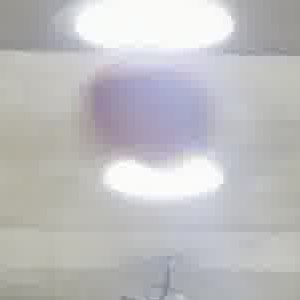
#> input picture src/images/basketball_crop.jpg, 300 x 300 px
$ python Assignment02.py
#> lines starting #> are read from the running program, lines starting #| are printed output that depends on the picture; after the words box and inside, x2 and y2 are one past the last pixel; in counts of white or black regions, pixels touching at a corner belong together
import cv2
import numpy as np
import matplotlib.pyplot as plt

basketball = cv2.imread('../src/images/basketball_crop.jpg')
#> basketball is the input picture: shape (300, 300, 3); mean B, G, R 191.8, 190.1, 190.6

# ========================================
# TODO: Morphological operation을 적용하여 최종 binary mask 생성
# ========================================

lower_basketball_lab = np.array([70, 130, 70])
upper_basketball_lab = np.array([180, 230, 185])

# LAB 색공간으로 변환 및 채널 분리
basketball_lab = cv2.cvtColor(basketball, cv2.COLOR_BGR2LAB)
#> basketball_lab: shape (300, 300, 3); mean of channels 0, 1, 2 196.5, 128.6, 127.2
l, a, b = cv2.split(basketball_lab)
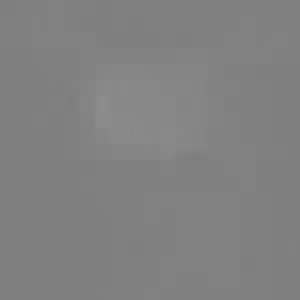
#> a: shape (300, 300); min 125, max 141, mean 128.6
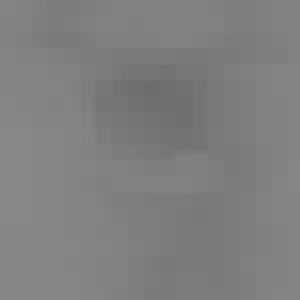
#> b: shape (300, 300); min 109, max 136, mean 127.2

# CLAHE로 강화된 이미지 생성
clahe = cv2.createCLAHE(clipLimit=3.0, tileGridSize=(8, 8))
l_clahe_enhanced = clahe.apply(l)
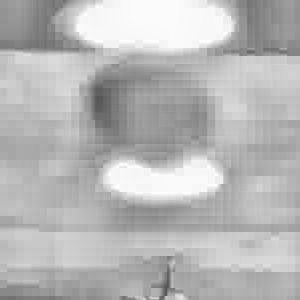
#> l_clahe_enhanced: shape (300, 300); min 84, max 255, mean 182.8
basketball_enhanced_lab = cv2.merge((l_clahe_enhanced, a, b))
#> basketball_enhanced_lab: shape (300, 300, 3); mean of channels 0, 1, 2 182.8, 128.6, 127.2

# 강화된 이미지로 binary mask 생성
mask_enhanced = cv2.inRange(basketball_enhanced_lab, lower_basketball_lab, upper_basketball_lab)
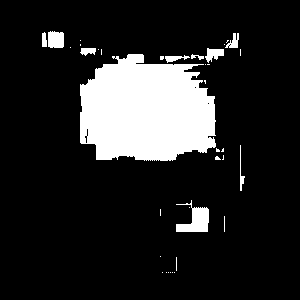
#> mask_enhanced: shape (300, 300); 14.7% white; 37 white regions (27 under 20 px), largest, box (x1, y1, x2, y2) and area: (80, 54, 216, 161) 11671, (176, 200, 209, 232) 560, (48, 31, 64, 48) 253

# 타원형 커널 생성
kernel = cv2.getStructuringElement(cv2.MORPH_ELLIPSE, (5, 5))

# opening 및 iteration 2 방식 최종 사용
final_ball_mask = cv2.morphologyEx(mask_enhanced, cv2.MORPH_OPEN, kernel, iterations=2)
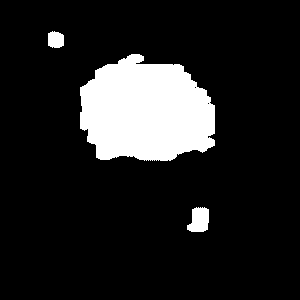
#> final_ball_mask: shape (300, 300); 13.3% white; 3 white regions


# ========================================
# TODO: Binary mask로 외곽선 검출
# ========================================

# Contour를 그릴 원본 이미지 copy
final_img = basketball.copy()

# 컨투어 추출 (두 번째 반환값인 hierarchy는 바깥쪽 테두리만 검출하는 현재 방식상 무의미하기에 저장하지 않음)
contours, _ = cv2.findContours(
    final_ball_mask,        # binary mask
    cv2.RETR_EXTERNAL,       # 구멍 뚫린 객체의 바깥쪽 테두리만 검출
    cv2.CHAIN_APPROX_SIMPLE  # 직선 경로 위에 있는 픽셀 좌표 전체 대신 꼭짓점 좌표만 저장
)
#> contours = 3 contours; box (x1, y1, x2, y2) and area: (80, 54, 215, 161) 11058, (187, 207, 209, 232) 387, (48, 31, 64, 48) 207


# ========================================
# TODO: 최종 농구공 영역 및 외곽선 선택
# ========================================

if len(contours) > 0:
    # 가장 큰 contour
    largest_contour = max(contours, key=cv2.contourArea)
#> largest_contour = contour of 219 points, box (x1, y1, x2, y2) (80, 54, 215, 161), area 11058

    # 가장 큰 contour만 채운 binary mask 생성
    final_mask = np.zeros_like(final_ball_mask)
    cv2.drawContours(
        final_mask,
        [largest_contour],
        -1,
        255,
        thickness=cv2.FILLED
    )
#> final_mask: shape (300, 300); 12.5% white; 1 white region, box (x1, y1, x2, y2) and area: (80, 54, 215, 161) 11280

    # 가장 큰 contour만 채운 binary mask를 반투명 초록색으로 overlay
    mask_color = np.zeros_like(final_img)
    mask_color[:, :, 1] = final_mask
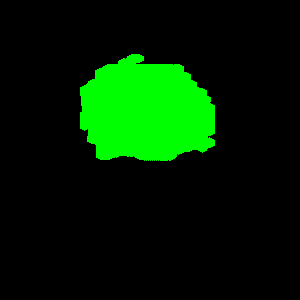
#> mask_color: shape (300, 300, 3); mean of channels 0, 1, 2 0, 32, 0; drawn as B, G, R
    alpha = 0.35
    final_img = cv2.addWeighted(final_img, 1.0, mask_color, alpha, 0)

    # Contour 그리기 (초록색 외곽선)
    cv2.drawContours(final_img, [largest_contour], -1, (0,255,0), 2)
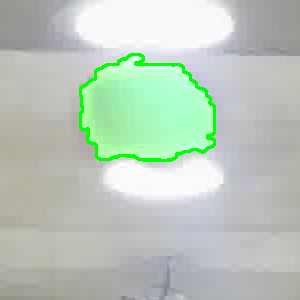
#> final_img: shape (300, 300, 3); mean B, G, R 188.4, 200.7, 187.3

plt.imshow(final_img)
plt.title('Final Basketball Result')
plt.axis("off")
plt.show()

$ run again, with src/images/basketball.jpg copied over src/images/basketball_crop.jpg
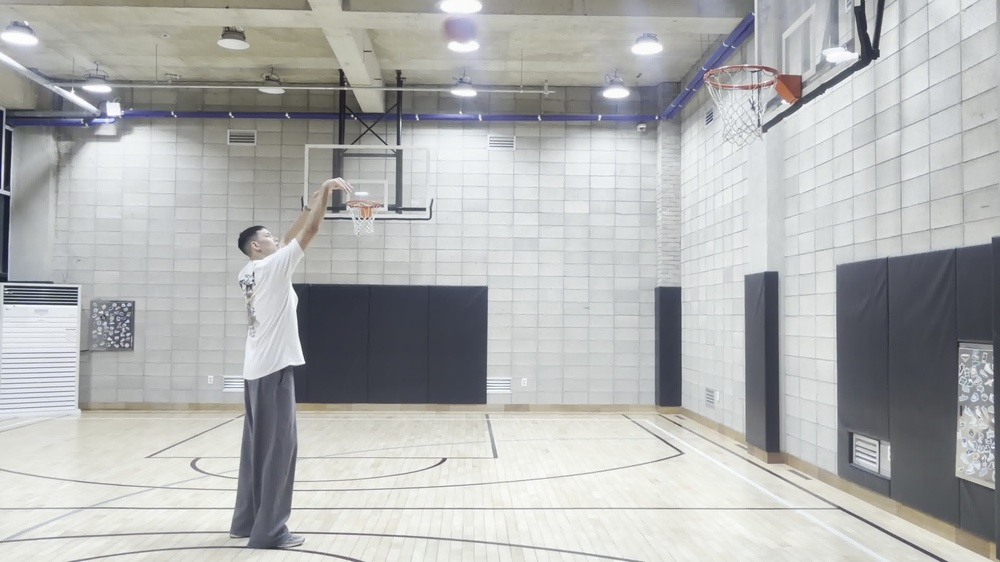
#> input picture src/images/basketball.jpg, 1000 x 562 px, shrunk from 3840 x 2160 before the run
#> basketball is the input picture: shape (562, 1000, 3); mean B, G, R 177.9, 178.6, 177.1
#> basketball_lab: shape (562, 1000, 3); mean of channels 0, 1, 2 183.7, 127.5, 128
#> basketball_enhanced_lab: shape (562, 1000, 3); mean of channels 0, 1, 2 159.3, 127.5, 128
#> `mask_enhanced = cv2.inRange(basketball_enhanced_lab, lower_basketball_..`:
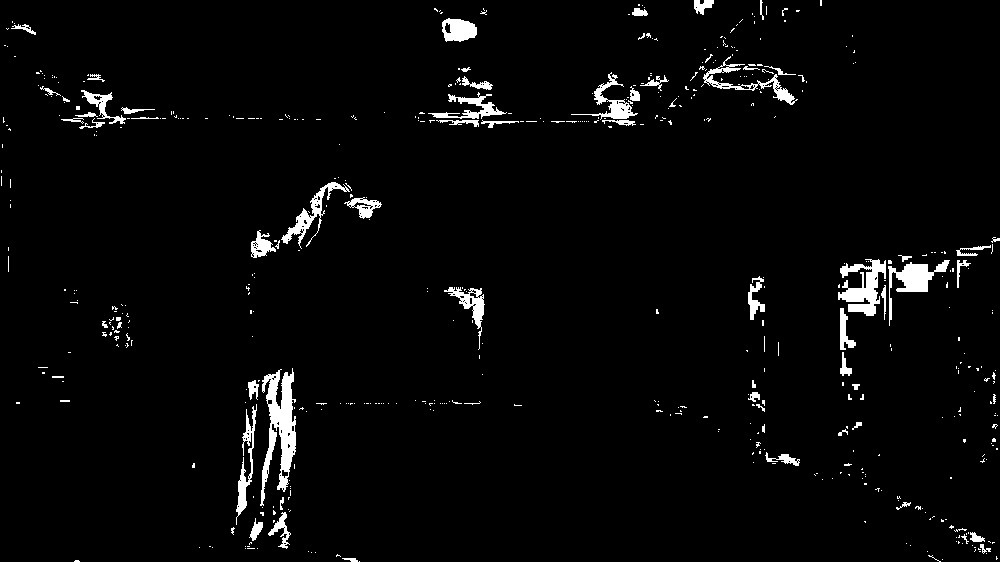
#> mask_enhanced: shape (562, 1000); 3% white; 525 white regions (460 under 20 px), largest, box (x1, y1, x2, y2) and area: (260, 368, 296, 506) 2306, (838, 259, 886, 316) 1384, (888, 260, 950, 326) 1088
#> final_ball_mask: shape (562, 1000); 0.73% white; 15 white regions
#> contours = 15 contours; largest, box (x1, y1, x2, y2) and area: (269, 375, 296, 446) 841, (898, 263, 932, 292) 666, (842, 272, 878, 302) 514, (447, 19, 477, 42) 465, (281, 447, 293, 471) 196
#> largest_contour = contour of 89 points, box (x1, y1, x2, y2) (269, 375, 296, 446), area 841
#> final_mask: shape (562, 1000); 0.17% white; 1 white region, box (x1, y1, x2, y2) and area: (269, 375, 296, 446) 939
#> `cv2.drawContours(final_img, [largest_contour], -1, (0,255,0), 2)`:
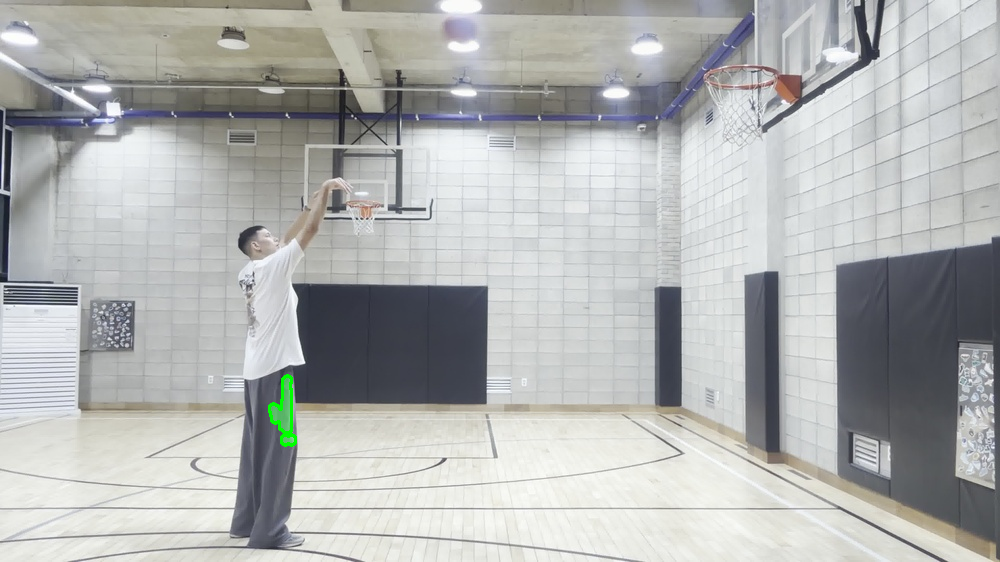
#> final_img: shape (562, 1000, 3); mean B, G, R 177.8, 178.8, 177
